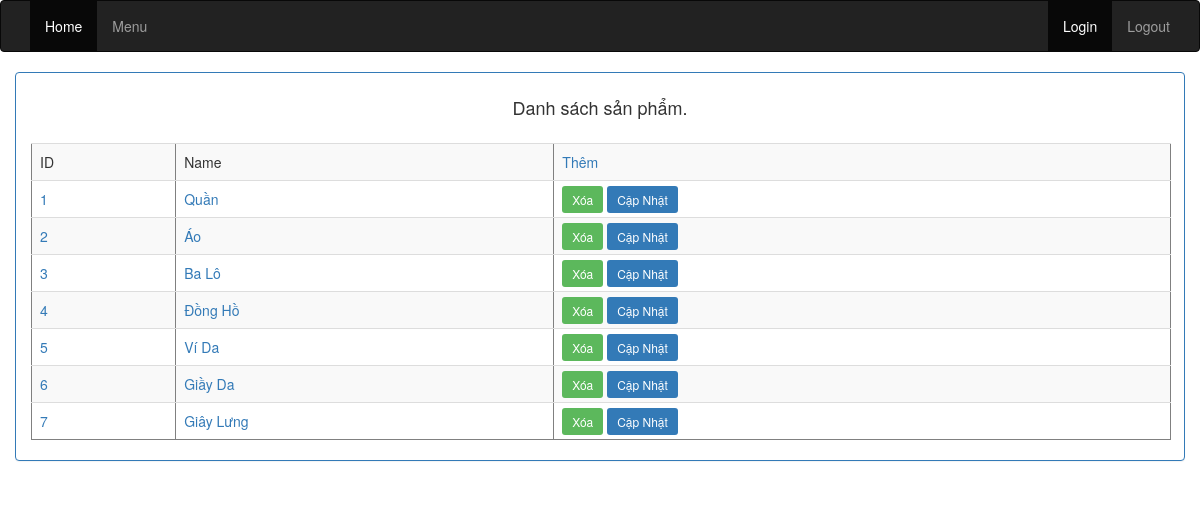
Screenshot of /Menu/infor_menu.php with the database file from the repository.
### tables this page shows
CREATE TABLE IF NOT EXISTS `category` (
  id INT PRIMARY KEY NOT NULL AUTO_INCREMENT,
  name VARCHAR(100) NOT NULL UNIQUE,
  status Tinyint NULL DEFAULT '0'
);

### Menu/infor_menu.php (the view, shortened to what this page needs)
<?php
	require('config.php');
	$category = 'select * from category';
	$sql_C = mysqli_query($conn, $category);
?>
<!DOCTYPE html>
<html>
<head>
	<link rel="stylesheet" href="../bootstrap-3.4.1-dist/css/bootstrap.min.css">
	<link rel="stylesheet" href="../bootstrap-3.4.1-dist/css/style.css">
</head>
<body>
	<nav class="navbar navbar-inverse">
		<div class="container">
			<ul class="nav navbar-nav">
				<li class="active">
					<a href="../index.php">Home</a>
				</li>
				<li>
					<a href="Menu/infor_menu.php">Menu</a>
				</li>
			</ul>
			<ul class="nav navbar-nav navbar-right">
				<li class="active">
					<a href="#">Login</a>
				</li>
				<li>
					<a href="#">Logout</a>
				</li>
			</ul>
		</div>
	</nav>
	<div class="container">
		<div class="row">
			<div class="panel panel-primary ">
				<div class="panel-body text-center">
					<h4 class="">Danh sách sản phẩm.</h4>
				</div>
				<form action="" method="" >
					<div class="container">
						<table cellpadding="1" cellpadding="1" border="1" class="table table-striped">
							<tr>
								<td>ID</td>
								<td>Name</td>
								<td><a href="add.php"> Thêm </a></td>
							</tr>
							<?php while ($row = mysqli_fetch_assoc($sql_C)) { ?>
								<tr>
									<td ><a href="../product/product.php" ><?php echo $row['id']; ?></a></td>
									<td><a href="../product/product.php"><?php echo $row['name']; ?></a> </td>
									<td><a href="xoa.php?id= <?php echo $row['id']; ?>" class = "		btn-sm btn-success "> Xóa</a>
										<a href="update.php?id= <?php echo $row['id']; ?>" class="btn-sm btn-primary"> Cập Nhật</a></td>
								</tr>
							<?php } ?>
						</table>
					</div>
				</form>
			</div>
		</div>
	</div>
</body>
</html>

### rows the page displays
category: id "1", name "Quần"
category: id "2", name "Áo"
category: id "3", name "Ba Lô"
category: id "4", name "Đồng Hồ"
category: id "5", name "Ví Da"
category: id "6", name "Giầy Da"
category: id "7", name "Giây Lưng"
